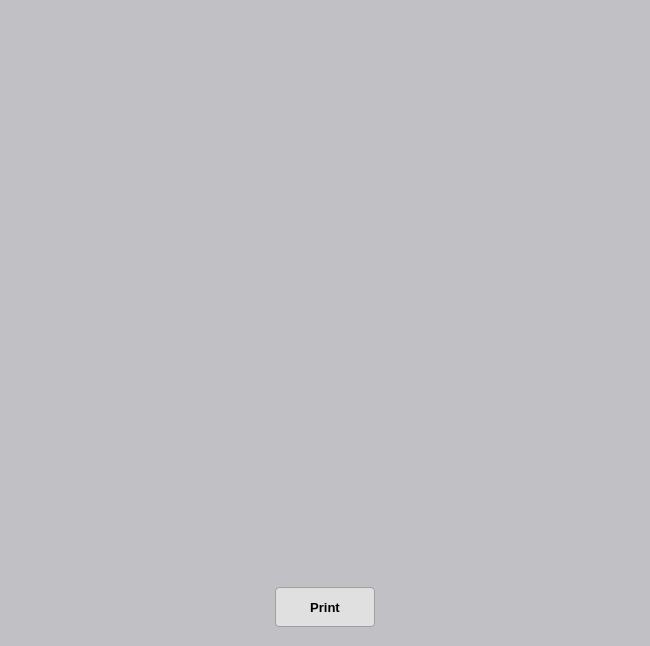
<?xml version="1.0" encoding="UTF-8"?>
<ui version="4.0">
    <class>MainWindow</class>
    <widget class="QMainWindow" name="MainWindow">
        <property name="geometry">
            <rect>
                <x>0</x>
                <y>0</y>
                <width>650</width>
                <height>646</height>
            </rect>
        </property>
        <property name="windowTitle">
            <string>MainWindow</string>
        </property>
        <property name="styleSheet">
            <string notr="true">QWidget {
                background-color: #c0c0c5;
                color: #000000;
                font-family: &quot;Segoe UI&quot;, &quot;Arial&quot;, sans-serif;
                font-size: 10pt;
                }

                QScrollArea {
                border: none;
                }

                QLabel {
                color: #000000;
                font-weight: 500;
                }

                QLineEdit {
                background-color: #e0e0e0;
                border: 1px solid #bbbbbb;
                border-radius: 6px;
                padding: 5px 8px;
                color: #000000;
                selection-background-color: #a0aaff;
                selection-color: #ffffff;
                }

                QLineEdit:focus {
                border: 1px solid #4a90e2;
                }

                QPushButton {
                background-color: #e0e0e0;
                color: #000000;
                border: 1px solid #a0a0a0;
                border-radius: 4px;
                padding: 5px 10px;
                font-weight: 500;
                }

                QPushButton:hover {
                background-color: #d6d6d6;
                }

                QPushButton:pressed {
                background-color: #c0c0c0;
                }
            </string>
        </property>
        <widget class="QWidget" name="centralwidget">
            <layout class="QVBoxLayout" name="verticalLayout_2">
                <item>
                    <layout class="QVBoxLayout" name="verticalLayout">
                        <property name="spacing">
                            <number>10</number>
                        </property>
                        <property name="leftMargin">
                            <number>10</number>
                        </property>
                        <property name="topMargin">
                            <number>10</number>
                        </property>
                        <property name="rightMargin">
                            <number>10</number>
                        </property>
                        <property name="bottomMargin">
                            <number>10</number>
                        </property>
                        <item>
                            <widget class="QScrollArea" name="scrollArea">
                                <property name="widgetResizable">
                                    <bool>true</bool>
                                </property>
                                <widget class="QWidget" name="scrollAreaWidgetContents">
                                    <property name="geometry">
                                        <rect>
                                            <x>0</x>
                                            <y>0</y>
                                            <width>612</width>
                                            <height>556</height>
                                        </rect>
                                    </property>
                                    <layout class="QVBoxLayout" name="verticalLayout_3">
                                        <property name="spacing">
                                            <number>0</number>
                                        </property>
                                        <property name="leftMargin">
                                            <number>0</number>
                                        </property>
                                        <property name="topMargin">
                                            <number>0</number>
                                        </property>
                                        <property name="rightMargin">
                                            <number>0</number>
                                        </property>
                                        <property name="bottomMargin">
                                            <number>0</number>
                                        </property>
                                        <item>
                                            <layout class="QVBoxLayout" name="empRowsLayout">
                                                <property name="spacing">
                                                    <number>0</number>
                                                </property>
                                                <property name="leftMargin">
                                                    <number>0</number>
                                                </property>
                                                <property name="topMargin">
                                                    <number>0</number>
                                                </property>
                                                <property name="rightMargin">
                                                    <number>0</number>
                                                </property>
                                                <property name="bottomMargin">
                                                    <number>0</number>
                                                </property>
                                            </layout>
                                        </item>
                                    </layout>
                                </widget>
                            </widget>
                        </item>
                        <item>
                            <layout class="QHBoxLayout" name="horizontalLayout">
                                <item>
                                    <widget class="QPushButton" name="btnPrint">
                                        <property name="sizePolicy">
                                            <sizepolicy hsizetype="Fixed" vsizetype="Fixed">
                                                <horstretch>0</horstretch>
                                                <verstretch>0</verstretch>
                                            </sizepolicy>
                                        </property>
                                        <property name="minimumSize">
                                            <size>
                                                <width>100</width>
                                                <height>40</height>
                                            </size>
                                        </property>
                                        <property name="styleSheet">
                                            <string notr="true"/>
                                        </property>
                                        <property name="text">
                                            <string>Print</string>
                                        </property>
                                        <property name="toolTip">
                                            <string>Generate Accuracy Reports</string>
                                        </property>
                                    </widget>
                                </item>
                            </layout>
                        </item>
                    </layout>
                </item>
            </layout>
        </widget>
    </widget>
    <resources/>
    <connections/>
</ui>
